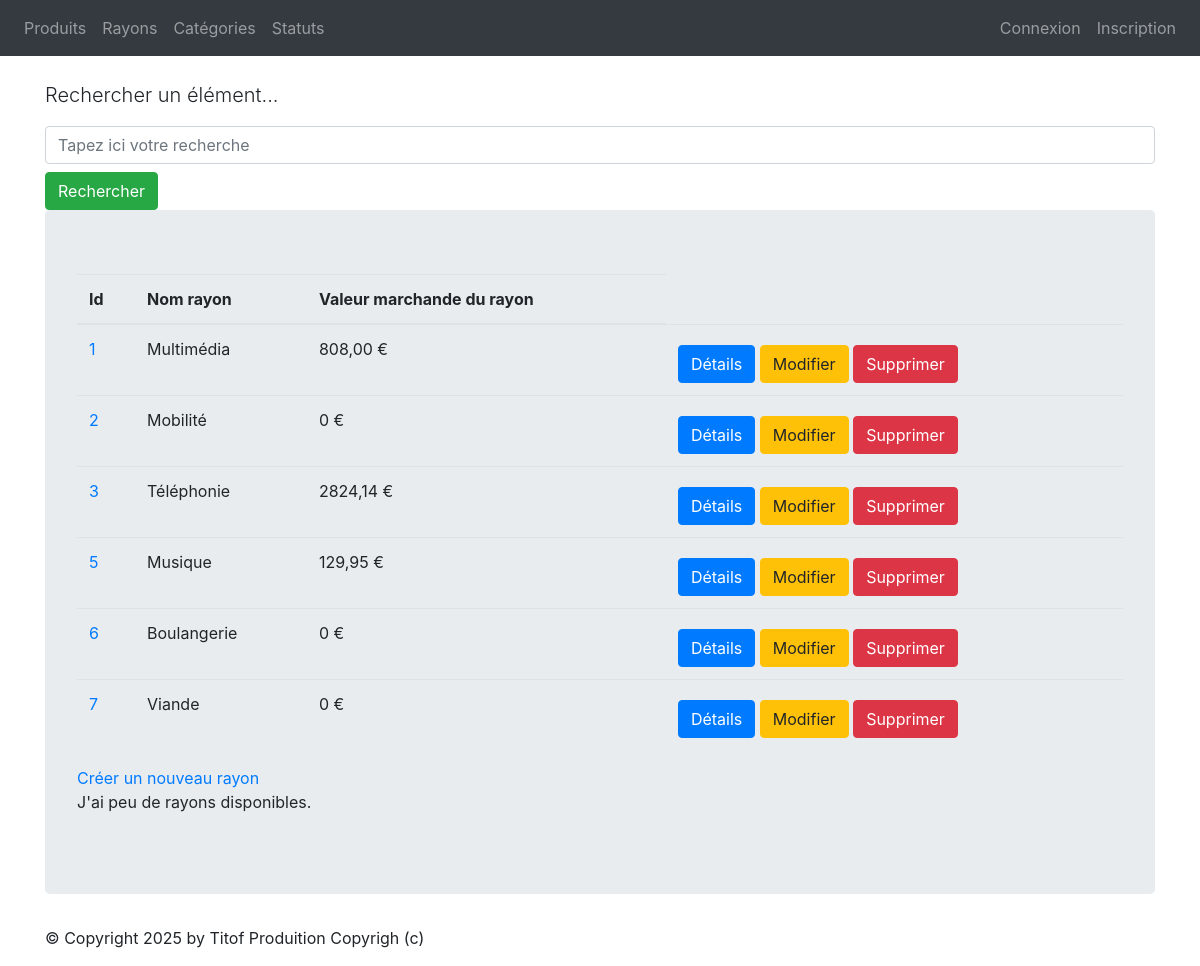
Page /monApp/rayons/ on the earlier database version.
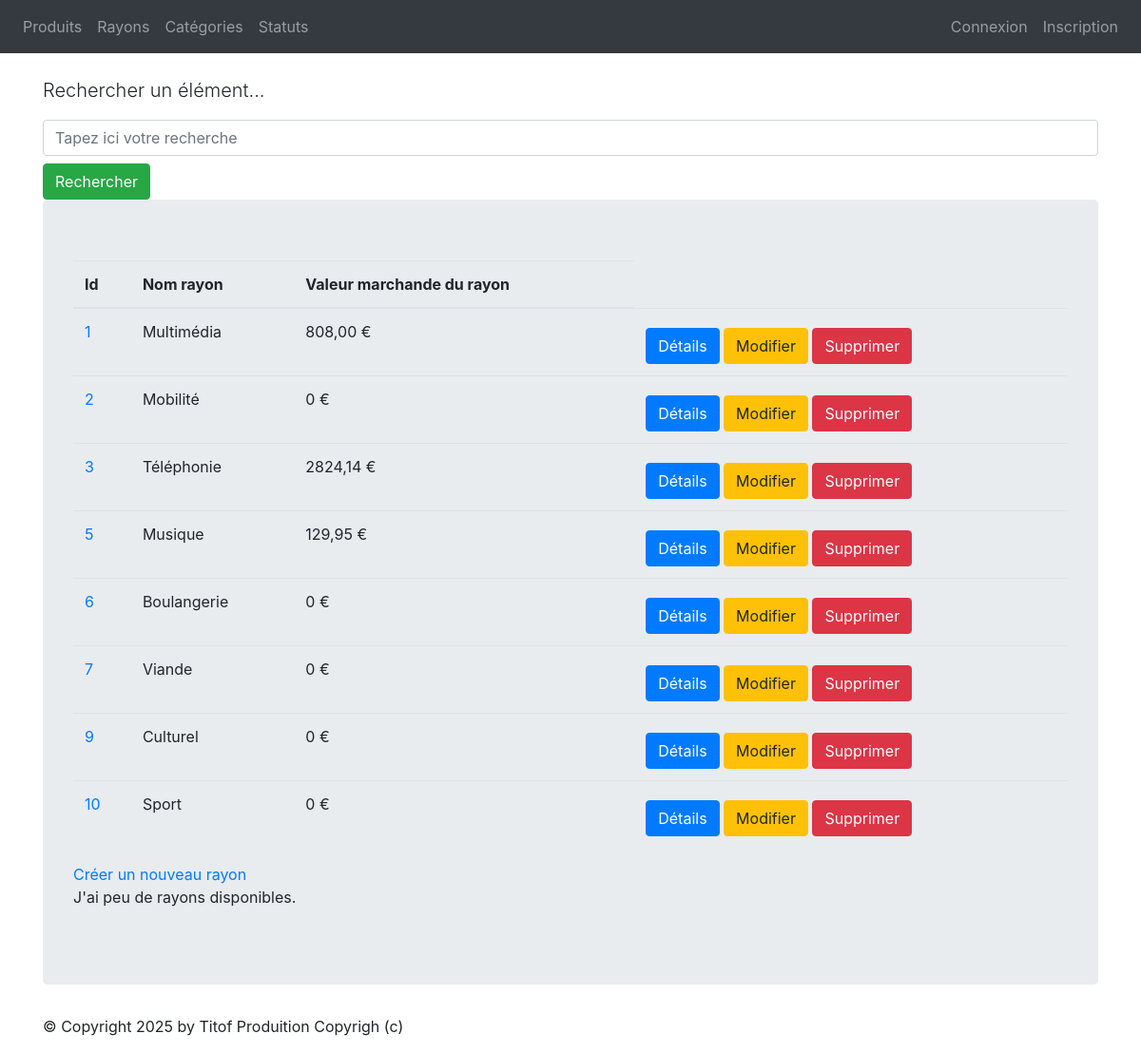
Same page on the later database version.
### monApp/models.py (models this page shows, shortened)
class Rayon(models.Model):
    idRayon = models.AutoField(primary_key=True)
    nomRayon = models.CharField(max_length=100)

### monApp/views.py (the view)
# urls.py: path("rayons/", views.RayonListView.as_view(), name="list_rayons"),
class RayonListView(ListView):
    model = Rayon
    template_name = "list_rayons.html"
    context_object_name = "ray"
    def get_queryset(self):
        query = self.request.GET.get('search')
        if query:
            return Rayon.objects.filter(nomRayon__icontains=query).prefetch_related(Prefetch("contenir_rayon", queryset=Contenir.objects.select_related("produit")))
        return Rayon.objects.prefetch_related(Prefetch("contenir_rayon", queryset=Contenir.objects.select_related("produit")))
    def get_context_data(self, **kwargs):
        context = super(RayonListView, self).get_context_data(**kwargs)
        context['titremenu'] = "Liste de mes rayons"
        ryns_dt = []
        for rayon in context['ray']:
            total = 0
            for contenir in rayon.contenir_rayon.all():
                total += contenir.produit.prixUnitaireProd * contenir.Qte
            ryns_dt.append({'rayon': rayon,'total_stock': total})
        context['ryns_dt'] = ryns_dt
        return context

### monApp/templates/list_rayons.html
{% extends 'recherche.html' %}
{% block content %}
<table class="table">
    <thead>
        <th>Id</th>
        <th>Nom rayon</th>
        <th>Valeur marchande du rayon</th>
    </thead>
    <tbody>
    {% for data in ryns_dt %}
        <tr>
            <td><a href="{% url 'dtl_rayon' data.rayon.idRayon %}">{{ data.rayon.idRayon }}</a></td>
            <td>{{ data.rayon.nomRayon }} </td>
            <td>{{ data.total_stock }} €</td>
            <td>
            <a href="{% url 'dtl_rayon' data.rayon.idRayon %}" class="btn btn-primary mt-2">Détails</a>
            <a href="{% url 'ray_chng' data.rayon.idRayon %}" class="btn btn-warning mt-2">Modifier</a>
            <a href="{% url 'ray_del' data.rayon.idRayon %}" class="btn btn-danger mt-2">Supprimer</a>
            </td>
        </tr>
    {% endfor %}
    </tbody>
</table>
<a href="{% url 'crt_rayon' %}">Créer un nouveau rayon</a>
<p>
J'ai
{% if rays|length < 5 %}
    peu de
{% elif rays|length < 10 %}
    quelques
{% else %}
    beaucoup de
{% endif %}
rayons disponibles.
</p>
{% endblock %}

Differences in the rows shown:
added Rayon: rayon.idRayon "9", rayon.nomRayon "Culturel", total_stock "0"
added Rayon: rayon.idRayon "10", rayon.nomRayon "Sport", total_stock "0"
